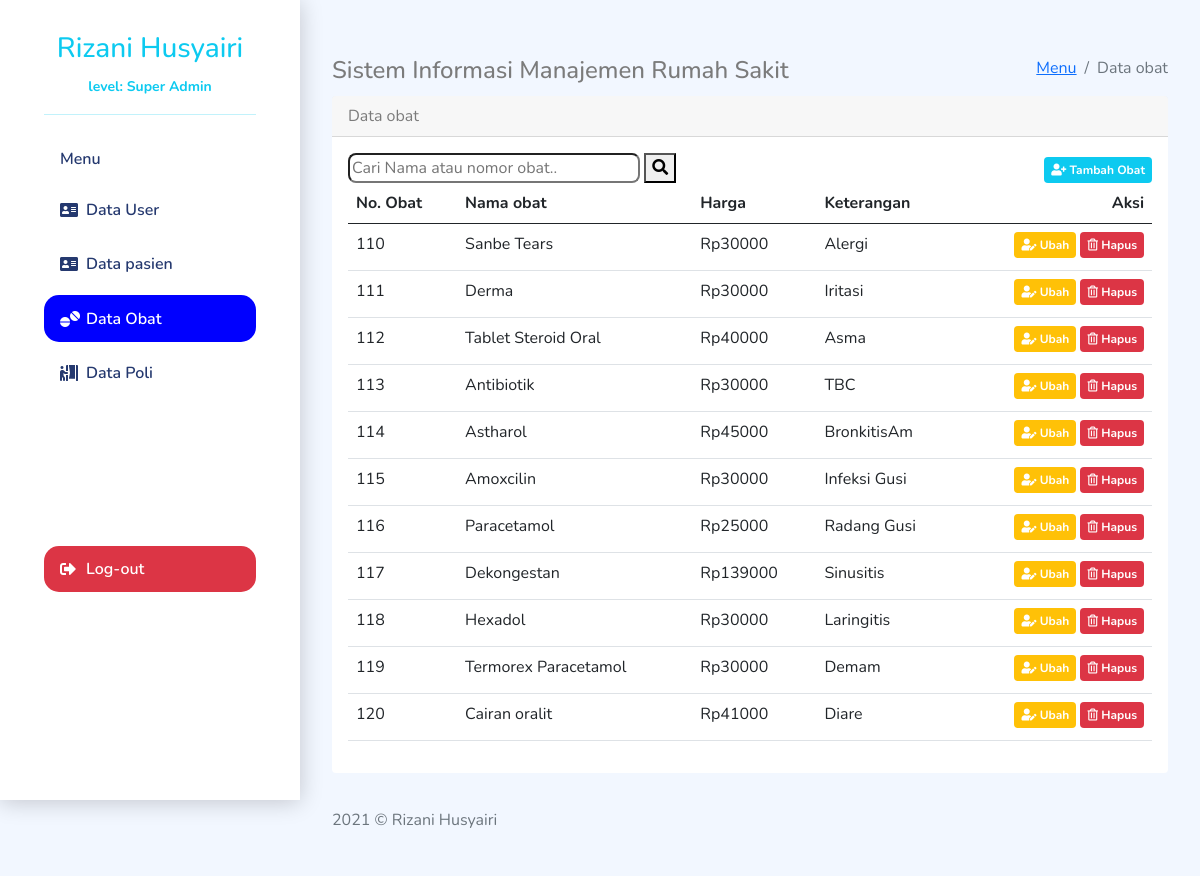
/dataobat.php (signed in), run on the app's committed database.
### tables this page shows
CREATE TABLE `tb_obat` (
  `id_obat` int(20) NOT NULL,
  `nama_obat` varchar(50) NOT NULL,
  `harga_obat` int(30) NOT NULL,
  `nama_penyakit` varchar(50) NOT NULL
);

### asset/include/fungsi.php (called while the page is built, shortened)
<?php
    include "koneksi.php";
    function read($tb){
        global $conn;
        $result = mysqli_query($conn,"SELECT * from $tb") or die ("<p> No data</p>");
        return $result;
    }
?>

### dataobat.php (the view, shortened to what this page needs)
<?php
include "asset/include/koneksi.php";
include "asset/include/fungsi.php";
?>
<!doctype html>
<html lang="en">
<head>
    <link href="https://cdn.jsdelivr.net/npm/bootstrap@5.0.0/dist/css/bootstrap.min.css" rel="stylesheet"
>
    <link rel="stylesheet" href="https://use.fontawesome.com/releases/v5.7.1/css/all.css"
>
    <link href="https://unpkg.com/bootstrap-table@1.18.3/dist/bootstrap-table.min.css" rel="stylesheet">
    <link rel="stylesheet" href="asset/css/styleadmin.css">
</head>
<body>
    <div class="menu-bar">
    </div>
    <div class="sidebar container-fluid bg-white text-info ">
        <div class="sidebar-header text-center">
            <h3><?= $_SESSION['Name']?></h3>
            <small>level: <?= $_SESSION['level']?></small>
            <hr>
        </div>
        <?php
        if($_SESSION['level']=="Super Admin"){
        ?>
        <div class="sidebar-menu">
            <ul class="menu">
                <li class="sidebar-title">Menu</li>
                <li class="sidebar-item ">
                    <a href="Adminpage.php" class="sidebar-link">
                        <i class="fa fa-address-card pr-2" aria-hidden="true"></i> Data User </a>
                </li>
                <li class="sidebar-item"> <a href="datapasien.php" class="sidebar-link">
                    <i class="fa fa-address-card pr-2" aria-hidden="true"></i> Data pasien </a> </li>
                <li class="sidebar-item active">
                    <a href="#" class="sidebar-link"> <i class="fas fa-tablets"></i> Data Obat </a>
                </li>
                <li class="sidebar-item"> <a href="jenispoli.php" class="sidebar-link"> <i class="fas fa-person-booth"></i> Data Poli </a> </li>
            </ul>
            <ul class="menu" style="margin-top: 150px;">
                <li class="sidebar-item  bg-danger"> <a href="logout.php" class="sidebar-link outlog"> <i
                            class="fas fa-sign-out-alt"></i> Log-out </a> </li>
            </ul>
        </div>
    </div>
    <?php
    }
    ?>
        <div class="main">
            <div class="page-heading">
                <div class="page-title">
                    <div class="row">
                        <div class="col-12 col-md-7 order-md-1 order-last">
                            <h4>Sistem Informasi Manajemen Rumah Sakit</h4>
                        </div>
                        <div class="col-12 col-md-5 order-md-2  respon">
                            <nav aria-label="breadcrumb" class="breadcrumb-header float-start float-lg-end">
                                <ol class="breadcrumb">
                                    <li class="breadcrumb-item"><a href="#">Menu</a></li>
                                    <li class="breadcrumb-item active" aria-current="page">Data obat</li>
                                </ol>
                            </nav>
                        </div>
                    </div>
                </div>
                <section class="section">
                    <div class="card">
                        <div class="card-header">
                           Data obat
                        </div>
                        <div class="card-body">
                            <div
                                class="dataTable-wrapper dataTable-loading no-footer sortable searchable fixed-columns">
                                <div class="d-sm-flex justify-content-between">
                                <form class=" flex-grow-1" method="post">
                                            <input type="text" name="search" class="search" size="30"
                                                placeholder="Cari Nama atau nomor obat.." autocomplete="off">
                                            <button type="submit" name="cari"><i class="fa fa-search"
                                                    aria-hidden="true"></i>
                                            </button>
                                        </form>
                                    <span class="badge bg-info add_obat mt-1">
                                        <i class="fas fa-user-plus"></i> Tambah Obat</span>
                                </div>
                                <div class="datatable-container">
                                    <table class="table ">
                                        <thead>
                                            <tr>
                                                <th>No. Obat</th>
                                                <th>Nama obat</th>
                                                <th>Harga</th>
                                                <th>Keterangan</th>
                                                <th class="text-end">Aksi</th>
                                            </tr>
                                        </thead>
                                        <tbody>
                                            <?php
                                            if(isset($_POST['cari'])){
                                                $obat = cari($_POST['search'],"tb_obat",'nama_obat','id_obat');
                                            }else{
                                                $obat = read('tb_obat');
                                            }
                                            foreach ($obat as $key) {
                                            ?>
                                            <tr>
                                                <td><?= $key['id_obat'] ?></td>
                                                <td><?= $key['nama_obat'] ?></td>
                                                <td>Rp<?= $key['harga_obat'] ?></td>
                                                <td><?= $key['nama_penyakit'] ?></td>
                                                <td class="text-end">
                                                    <div class="d-md-inline-flex flex-row">
                                                    <span class="badge bg-warning edit_obat mb-1"><i
                                                            class="fas fa-user-edit text-white"></i> Ubah</span>
                                                    <span class="badge bg-danger btnhps_poli mb-1 ms-1"><i class="far fa-trash-alt"></i> Hapus</span>
                                                    </div>
                                                </td>
                                            </tr>
                                            <?php
                                            }
                                            ?>
                                        </tbody>
                                    </table>
                                </div>
                            </div>
                        </div>
                    </div>
                </section>
                <footer>
                    <div class="footer clearfix mb-0 text-muted">
                        <div class="float-start">
                            <p>2021 &copy; Rizani Husyairi</p>
                        </div>
                    </div>
                </footer>
            </div>
        </div>
</body>
</html>

### asset/css/styleadmin.css (style rules this page uses)
.main { margin-left: 300px; padding: 2rem; }
body { margin: 0; font-family: Nunito; font-size: 1rem; font-weight: 400; line-height: 1.5; color: #7b7b7b; background-color: #f2f7ff; -webkit-text-size-adjust: 100%; -webkit-tap-highlight-color: rgba(0,0,0,0); }
.sidebar { width:300px; height: 100vh; position: fixed; bottom: 0; top:0; z-index: 10; overflow-y: auto; box-shadow: 0 2px 22px 0 rgb(0 0 0 / 20%); transition: all 0.5s ease; }
.sidebar .menu { margin-top: 2rem; padding: 0 2rem; font-weight: 600; }
.sidebar .menu .sidebar-title { padding: 0 1rem; margin: 1rem 0 1rem; font-size: 1rem; list-style: none; font-weight: 600; color: #25396f; }
.sidebar .menu .sidebar-item { list-style: none; margin-top: .5rem; position: relative; transition: all .3s ease; border-radius:15px; }
.sidebar-item.active { background:blue !important; }
.sidebar-item.active a.sidebar-link { color: white !important; }
.sidebar .menu .sidebar-item .sidebar-link { display: block; padding: .7rem 1rem; font-size: 1rem; display: flex; align-items: center; border-radius: .5rem; transition: all .5s; text-decoration: none; color: #25396f; }
.outlog { color:white !important; }
.sidebar .sidebar-header { padding: 2rem 2rem 0rem; font-size: 1rem; font-weight: 700; }
.sidebar .menu .sidebar-item .sidebar-link i { width: 1rem; height: 1rem; margin-right: 10px; }
.card { margin-bottom: 2.2rem; border: none; }
.datatable-container { overflow-x:auto; }
span.badge { cursor: pointer; font-size: 12px; padding: 7px; }
.search { border-radius:8px; }

### data on the page
tb_obat: id_obat "110", nama_obat "Sanbe Tears", harga_obat "30000", nama_penyakit "Alergi"
tb_obat: id_obat "111", nama_obat "Derma", harga_obat "30000", nama_penyakit "Iritasi"
tb_obat: id_obat "112", nama_obat "Tablet Steroid Oral", harga_obat "40000", nama_penyakit "Asma"
tb_obat: id_obat "113", nama_obat "Antibiotik", harga_obat "30000", nama_penyakit "TBC"
tb_obat: id_obat "114", nama_obat "Astharol", harga_obat "45000", nama_penyakit "BronkitisAm"
tb_obat: id_obat "115", nama_obat "Amoxcilin", harga_obat "30000", nama_penyakit "Infeksi Gusi"
tb_obat: id_obat "116", nama_obat "Paracetamol", harga_obat "25000", nama_penyakit "Radang Gusi"
tb_obat: id_obat "117", nama_obat "Dekongestan", harga_obat "139000", nama_penyakit "Sinusitis"
tb_obat: id_obat "118", nama_obat "Hexadol", harga_obat "30000", nama_penyakit "Laringitis"
tb_obat: id_obat "119", nama_obat "Termorex Paracetamol", harga_obat "30000", nama_penyakit "Demam"
tb_obat: id_obat "120", nama_obat "Cairan oralit", harga_obat "41000", nama_penyakit "Diare"

### other printed values
$_SESSION['Name'] "Rizani Husyairi"
$_SESSION['level'] "Super Admin"
